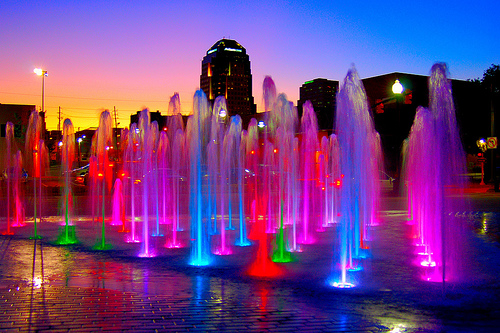
%> input picture spatial_domain/assets/colorful_water.jpg, 500 x 333 px, given in place of lenna.png, which was not available
$ octave --eval "task1_3;"   (GNU Octave 9; MATLAB toolbox functions it lacks are replaced by stand-ins)
%> lines starting %> are read from the running program, lines starting %| are printed output that depends on the picture; pictures that were not available may be replaced by others from this repository, and a replacement may not be noted
% 1.3. Negativo
% (intensidade na saída = 255 - intensidade na entrada)
function task1_3()
    assetsDir = ['..' filesep 'assets' filesep];
    filePath = strcat(assetsDir, 'lenna.png');

    originalImage = imread(filePath);
%> originalImage is the input picture: size 333x500x3 uint8; mean R, G, B 114.3, 62.9, 129.4
    negativeImage = getNegative(originalImage);
%> in getNegative, `output = (255 - input);`:
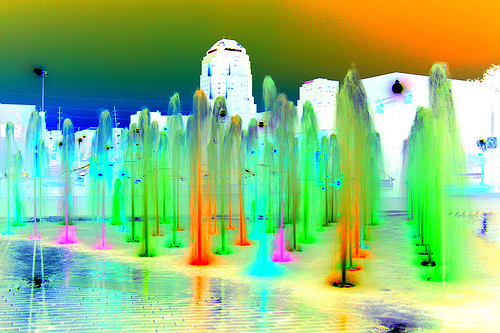
%> output: size 333x500x3 uint8; mean R, G, B 140.7, 192.1, 125.6
    backToOriginalImage = getNegative(negativeImage);

    % Ploting
    fig2=figure();
    subplot(1,3,1), imshow(originalImage,[]), title('Original image')
    subplot(1,3,2), imshow(negativeImage,[]), title('Negative image')
    subplot(1,3,3), imshow(backToOriginalImage,[]), title('Back to original image')

    grayScale = rgb2gray(originalImage);
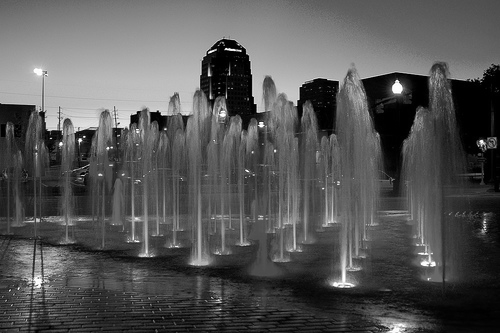
%> grayScale: size 333x500 uint8; min 0, max 255, mean 85.9
    negativeGrayScaleImage = getNegative(grayScale);
%> in getNegative (call 3), `output = (255 - input);`:
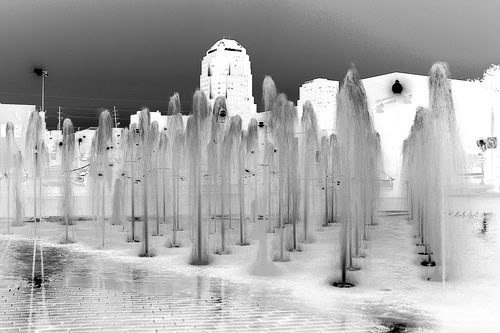
%> output: size 333x500 uint8; min 0, max 255, mean 169.1
    backToGrayScale = getNegative(negativeGrayScaleImage);

    fig=figure();
    subplot(1,3,1), imshow(grayScale,[]), title('Grayscale image')
    subplot(1,3,2), imshow(negativeGrayScaleImage,[]), title('Negative grayscale image')
    subplot(1,3,3), imshow(backToGrayScale,[]), title('Back to grayscale image')

    saveas(fig,strcat('output',filesep,mfilename,'_1.png'));
    saveas(fig2,strcat('output',filesep,mfilename,'_2.png'));

end

function output = getNegative(input)
    % MatLab shortcut
    % output = imcomplement(input);

    output = (255 - input);
end
